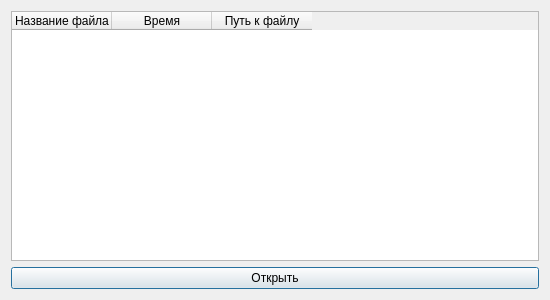
<?xml version="1.0" encoding="UTF-8"?>
<ui version="4.0">
 <class>Dialog</class>
 <widget class="QDialog" name="Dialog">
  <property name="geometry">
   <rect>
    <x>0</x>
    <y>0</y>
    <width>550</width>
    <height>300</height>
   </rect>
  </property>
  <property name="windowTitle">
   <string>Dialog</string>
  </property>
  <layout class="QVBoxLayout" name="verticalLayout">
   <item>
    <widget class="QTableWidget" name="tbl_history">
     <column>
      <property name="text">
       <string>Название файла</string>
      </property>
     </column>
     <column>
      <property name="text">
       <string>Время</string>
      </property>
     </column>
     <column>
      <property name="text">
       <string>Путь к файлу</string>
      </property>
     </column>
    </widget>
   </item>
   <item>
    <widget class="QPushButton" name="btn_open">
     <property name="text">
      <string>Открыть</string>
     </property>
    </widget>
   </item>
  </layout>
 </widget>
 <resources/>
 <connections/>
</ui>
